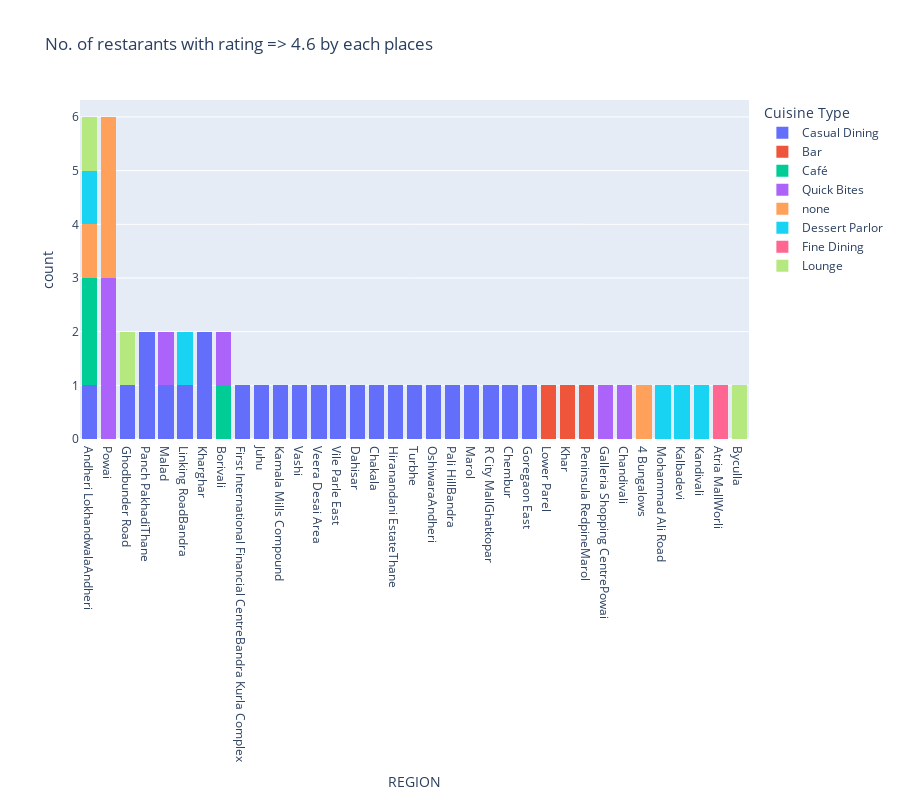

Notebook code cell kept with this figure:
### Code cell
fig = px.histogram(highest_rated_df, x = 'REGION', color = 'CUSINE TYPE', title = 'No. of restarants with rating => 4.6 by each places'
                  ) 
fig.update_xaxes(categoryorder="total descending")
fig.update_layout(height=800, 
                  barmode='stack',  # Ensures all colors stack properly
                  legend_title_text='Cuisine Type')
 
fig.update_layout(legend_traceorder="normal") 

fig.show()

### Figure 1 — Plotly figure (JSON) as saved in the notebook; plotly's stock layout.template omitted (floating-point values rounded to 4 significant figures)
{"data": [{"alignmentgroup": "True", "bingroup": "x", "hovertemplate": "CUSINE TYPE=Casual Dining<br>REGION=%{x}<br>count=%{y}<extra></extra>", "legendgroup": "Casual Dining", "marker": {"color": "#636efa", "pattern": {"shape": ""}}, "name": "Casual Dining", "offsetgroup": "Casual Dining", "orientation": "v", "showlegend": true, "type": "histogram", "x": ["First International Financial CentreBandra Kurla Complex", "Juhu", "Kamala Mills Compound", "Andheri LokhandwalaAndheri", "Ghodbunder Road", "Vashi", "Veera Desai Area", "Vile Parle East", "Dahisar", "Panch PakhadiThane", "Chakala", "Hiranandani EstateThane", "Turbhe", "OshiwaraAndheri", "Malad", "Pali HillBandra", "Marol", "R City MallGhatkopar", "Chembur", "Linking RoadBandra", "Kharghar", "Panch PakhadiThane", "Kharghar", "Goregaon East"], "xaxis": "x", "yaxis": "y"}, {"alignmentgroup": "True", "bingroup": "x", "hovertemplate": "CUSINE TYPE=Bar<br>REGION=%{x}<br>count=%{y}<extra></extra>", "legendgroup": "Bar", "marker": {"color": "#EF553B", "pattern": {"shape": ""}}, "name": "Bar", "offsetgroup": "Bar", "orientation": "v", "showlegend": true, "type": "histogram", "x": ["Lower Parel", "Khar", "Peninsula RedpineMarol"], "xaxis": "x", "yaxis": "y"}, {"alignmentgroup": "True", "bingroup": "x", "hovertemplate": "CUSINE TYPE=Café<br>REGION=%{x}<br>count=%{y}<extra></extra>", "legendgroup": "Café", "marker": {"color": "#00cc96", "pattern": {"shape": ""}}, "name": "Café", "offsetgroup": "Café", "orientation": "v", "showlegend": true, "type": "histogram", "x": ["Borivali", "Andheri LokhandwalaAndheri", "Andheri LokhandwalaAndheri"], "xaxis": "x", "yaxis": "y"}, {"alignmentgroup": "True", "bingroup": "x", "hovertemplate": "CUSINE TYPE=Quick Bites<br>REGION=%{x}<br>count=%{y}<extra></extra>", "legendgroup": "Quick Bites", "marker": {"color": "#ab63fa", "pattern": {"shape": ""}}, "name": "Quick Bites", "offsetgroup": "Quick Bites", "orientation": "v", "showlegend": true, "type": "histogram", "x": ["Borivali", "Galleria Shopping CentrePowai", "Powai", "Malad", "Chandivali", "Powai", "Powai"], "xaxis": "x", "yaxis": "y"}, {"alignmentgroup": "True", "bingroup": "x", "hovertemplate": "CUSINE TYPE=none<br>REGION=%{x}<br>count=%{y}<extra></extra>", "legendgroup": "none", "marker": {"color": "#FFA15A", "pattern": {"shape": ""}}, "name": "none", "offsetgroup": "none", "orientation": "v", "showlegend": true, "type": "histogram", "x": ["Andheri LokhandwalaAndheri", "4 Bungalows", "Powai", "Powai", "Powai"], "xaxis": "x", "yaxis": "y"}, {"alignmentgroup": "True", "bingroup": "x", "hovertemplate": "CUSINE TYPE=Dessert Parlor<br>REGION=%{x}<br>count=%{y}<extra></extra>", "legendgroup": "Dessert Parlor", "marker": {"color": "#19d3f3", "pattern": {"shape": ""}}, "name": "Dessert Parlor", "offsetgroup": "Dessert Parlor", "orientation": "v", "showlegend": true, "type": "histogram", "x": ["Mohammad Ali Road", "Kalbadevi", "Andheri LokhandwalaAndheri", "Linking RoadBandra", "Kandivali"], "xaxis": "x", "yaxis": "y"}, {"alignmentgroup": "True", "bingroup": "x", "hovertemplate": "CUSINE TYPE=Fine Dining<br>REGION=%{x}<br>count=%{y}<extra></extra>", "legendgroup": "Fine Dining", "marker": {"color": "#FF6692", "pattern": {"shape": ""}}, "name": "Fine Dining", "offsetgroup": "Fine Dining", "orientation": "v", "showlegend": true, "type": "histogram", "x": ["Atria MallWorli"], "xaxis": "x", "yaxis": "y"}, {"alignmentgroup": "True", "bingroup": "x", "hovertemplate": "CUSINE TYPE=Lounge<br>REGION=%{x}<br>count=%{y}<extra></extra>", "legendgroup": "Lounge", "marker": {"color": "#B6E880", "pattern": {"shape": ""}}, "name": "Lounge", "offsetgroup": "Lounge", "orientation": "v", "showlegend": true, "type": "histogram", "x": ["Byculla", "Ghodbunder Road", "Andheri LokhandwalaAndheri"], "xaxis": "x", "yaxis": "y"}], "layout": {"barmode": "stack", "height": 800, "legend": {"title": {"text": "Cuisine Type"}, "tracegroupgap": 0, "traceorder": "normal"}, "title": {"text": "No. of restarants with rating => 4.6 by each places"}, "xaxis": {"anchor": "y", "categoryorder": "total descending", "domain": [0, 1], "title": {"text": "REGION"}}, "yaxis": {"anchor": "x", "domain": [0, 1], "title": {"text": "count"}}}}
